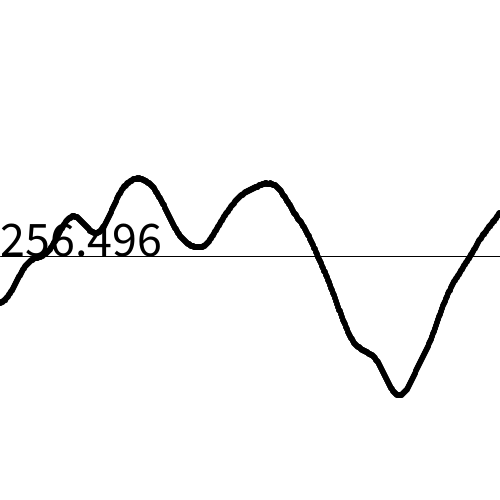
Frame 1 (no input)
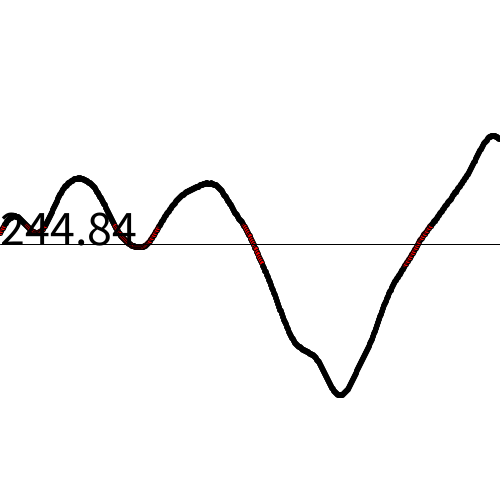
Frame 60 (the mouse pressed at the canvas centre just before this capture)
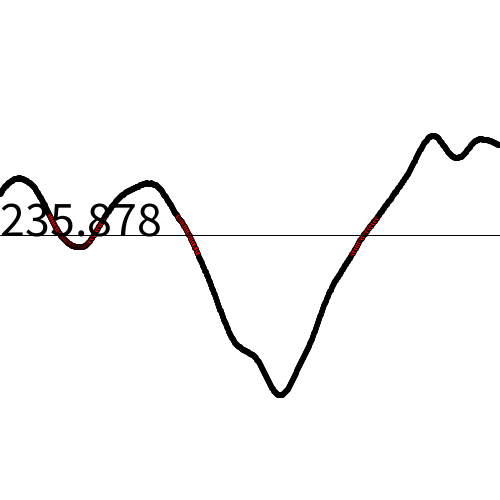
Frame 120 (the mouse held since frame 60 and released just before this capture)

The Processing sketch that drew these frames (run headless with seeded random() and noise(); from frame 60 on, the mouse is pressed at the canvas centre):

// Processing sketch: practice1_1
// ── practice1_1.pde
int prevSum = 0;

void setup() {
    size(500, 500);
    fill(0);
    textSize(50);
}

void draw() {
    background(255);
    int sum = 0;
    for (int i = 0; i < width; i++) {
        int n = int(noise(float(i + frameCount) / 200) * height);
        fill(separate(width, prevSum, n));
        ellipse(i, n, 5, 5);
        sum += n;
    }
    fill(0);
    line(0, average(width, sum), width, average(width, sum));
    text(str(average(width, sum)), 0, average(width, sum));
    
    prevSum = sum;
}

color separate(int n, int s, int y) {
    float avg;
    avg = (float)s / (float)n;
    color c;
    if (abs(y - avg) < 20) {
        c = color(255, 0, 0);
    }
    else {
        c = color(0);
    }
    return c;
}

float average(int n, int s) {
    float avg;
    avg = (float)s / (float)n;
    return avg;
}
